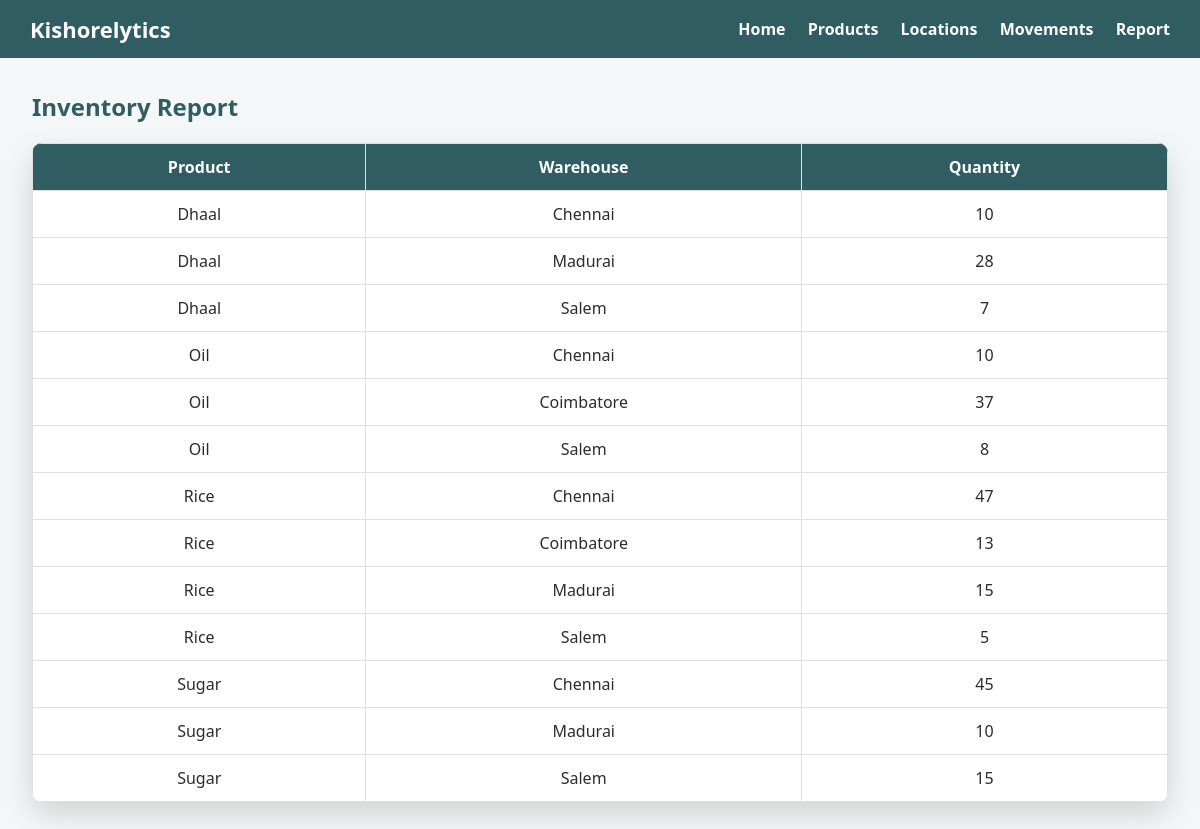
Screenshot of /report with the database file from the repository.
### models/product.py (models this page shows)
class Product(db.Model):
    __tablename__ = "products"   # ✅ ADD THIS
    product_id = db.Column(db.String, primary_key=True)
    name = db.Column(db.String(100), nullable=False)
    description = db.Column(db.String(200))

### models/location.py (models this page shows)
class Location(db.Model):
    __tablename__ = "locations"  # ✅ ADD THIS
    location_id = db.Column(db.String, primary_key=True)
    name = db.Column(db.String(100), nullable=False)

### routes/report_routes.py (the view)
@report_bp.route("/report")
def inventory_report():
    balances = {}
    movements = ProductMovement.query.all()
    for m in movements:
        if m.from_location:
            key = (m.product_id, m.from_location)
            balances[key] = balances.get(key, 0) - m.qty
        if m.to_location:
            key = (m.product_id, m.to_location)
            balances[key] = balances.get(key, 0) + m.qty
    report_rows = []
    for (product_id, location_id), qty in balances.items():
        if qty == 0:
            continue
        product = Product.query.get(product_id)
        location = Location.query.get(location_id)
        report_rows.append({
            "product_name": product.name if product else product_id,
            "location_name": location.name if location else location_id,
            "qty": qty
        })
    report_rows.sort(key=lambda r: (r["product_name"], r["location_name"]))
    return render_template("report/inventory.html", report=report_rows)

### templates/report/inventory.html
{% extends "base.html" %}
{% block content %}
<h2>Inventory Report</h2>
<table>
    <tr>
        <th>Product</th>
        <th>Warehouse</th>
        <th>Quantity</th>
    </tr>
    {% for row in report %}
    <tr>
        <td>{{ row.product_name }}</td>
        <td>{{ row.location_name }}</td>
        <td>{{ row.qty }}</td>
    </tr>
    {% endfor %}
</table>
{% endblock %}

### static/style.css (style rules this page uses)
:root { --primary: #2f5d62; --secondary-bg: #f4f7f8; --accent: #ff8c00; --accent-hover: #e67e00; --text-dark: #2c2c2c; --text-light: #ffffff; --border-light: #e0e0e0; --shadow-soft: 0 12px 30px rgba(0,0,0,0.15); }
* { box-sizing: border-box; }
body { margin: 0; font-family: "Segoe UI", Arial, Helvetica, sans-serif; background: var(--secondary-bg); color: var(--text-dark); min-height: 100vh; }
h1, h2 { margin-top: 0; color: var(--primary); }
table { width: 100%; border-collapse: collapse; background: #ffffff; margin-top: 16px; border-radius: 10px; overflow: hidden; box-shadow: var(--shadow-soft); }
th, td { padding: 12px; border: 1px solid var(--border-light); text-align: center; }
th { background: var(--primary); color: var(--text-light); }

### rows the page displays
Product: product_name "Dhaal" "Dhaal" "Dhaal"
Location: location_name "Chennai" "Chennai" "Chennai" "Chennai"
Location: location_name "Madurai" "Madurai" "Madurai"
Location: location_name "Salem" "Salem" "Salem" "Salem"
Product: product_name "Oil" "Oil" "Oil"
Location: location_name "Coimbatore" "Coimbatore"
Product: product_name "Rice" "Rice" "Rice" "Rice"
Product: product_name "Sugar" "Sugar" "Sugar"

### other values shown
{{ row.qty }} "10" "28" "7" "10" "37" "8" "47" "13" "15" "5" "45" "10" "15"
